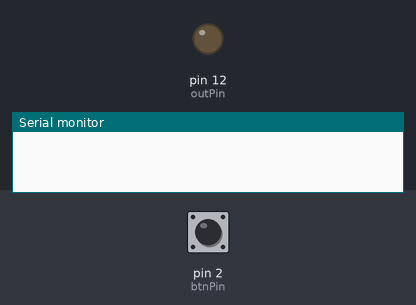
Recording of a sketch running on a simulated Arduino Uno, built with avr-gcc and run on an emulated ATmega328P. Shown: output pins drawn as LEDs (lit = HIGH), the last lines printed to the serial monitor. The inputs (shaded band) are chosen by the test bench; at power-on: pin 2 (btnPin) HIGH.

Above: at 1.2 s.
1.3 s: pin 2 (btnPin) pulled LOW for 0.15 s
At 2.2 s:
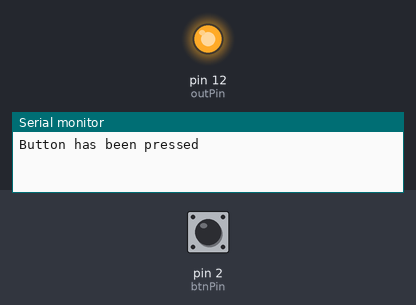
Timing chart, 0 to 4.3 s (numbered marks = the images above; inputs shaded):
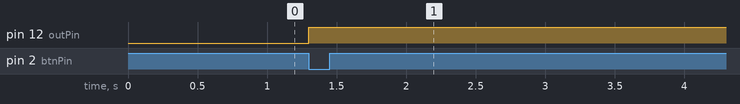

The sketch:

Vekt_sensor.ino
```cpp
const int btnPin = 2;
const int outPin = 12;

int btnState;

unsigned long lastDebounceTime;

int debounceDelay = 1000;

void setup(){
  pinMode(btnPin, INPUT_PULLUP);
  pinMode(outPin, OUTPUT);

  Serial.begin(9600);
}

void loop(){

  btnState = digitalRead(btnPin);

  if ((btnState == LOW) && ((millis() - lastDebounceTime) > debounceDelay)){
    lastDebounceTime = millis();
    Serial.println("Button has been pressed");

    digitalWrite(outPin, HIGH);
  }
}
```

Measured:
- after the input at 1.3 s, pin 12 (outPin): LOW → HIGH at once
